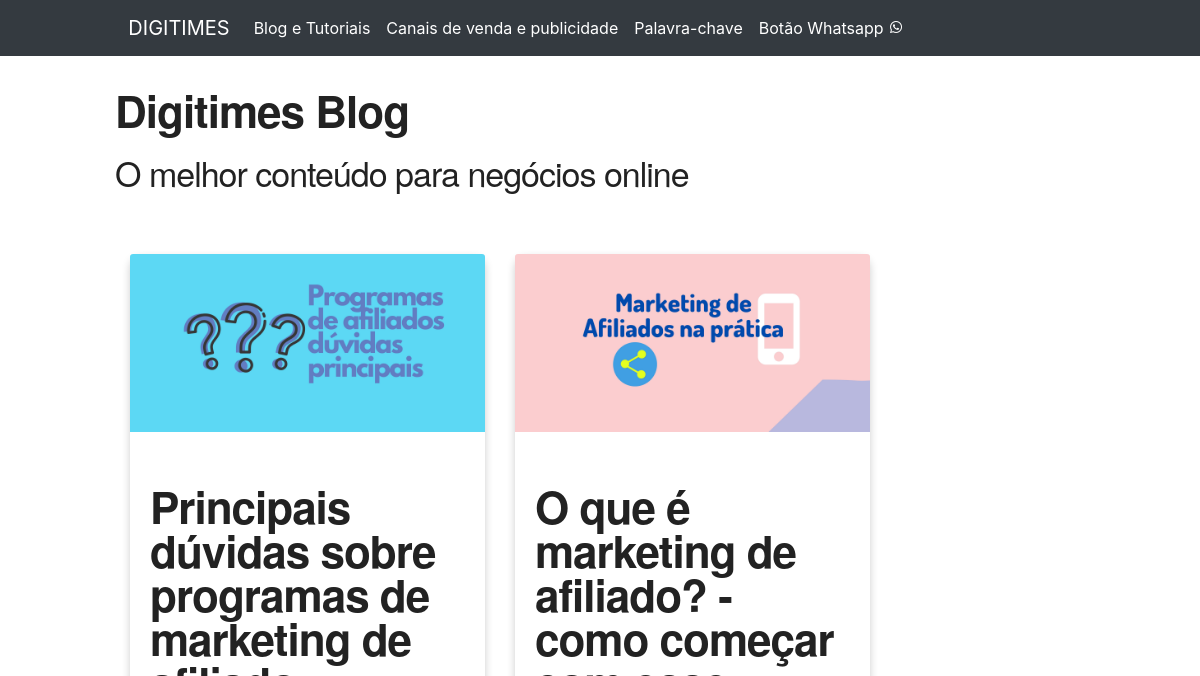
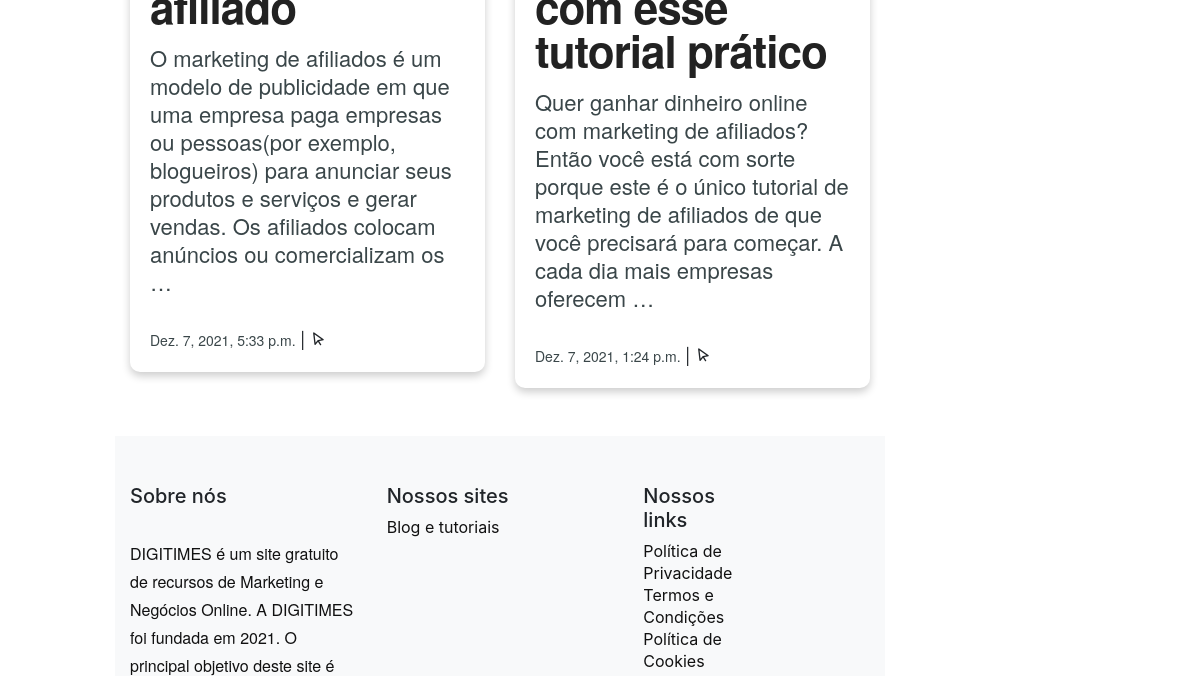
The page /blog/ (upper part) on the database as committed earlier (2 pictures, top to bottom).
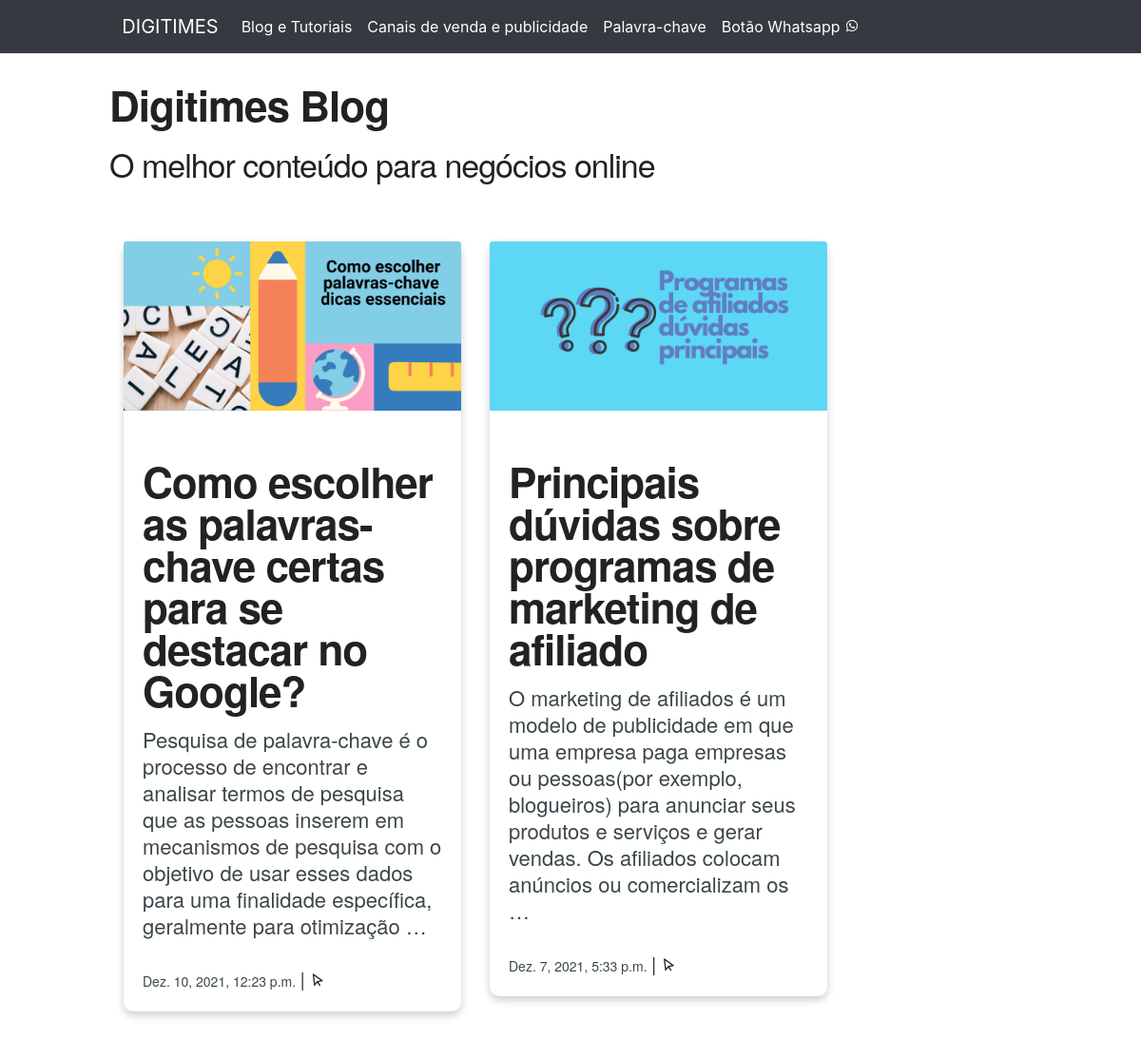
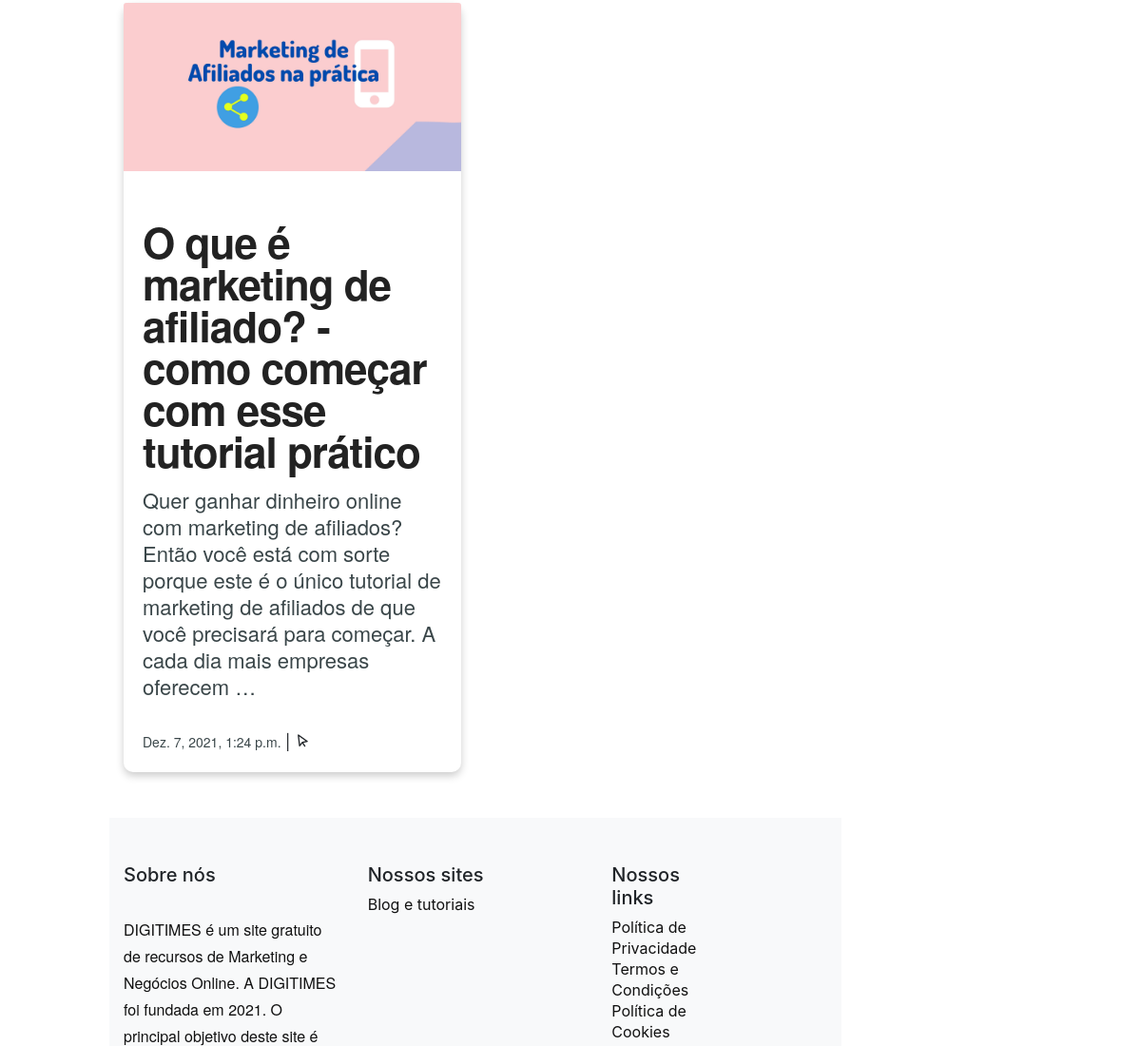
The same page on the database as committed later (2 pictures, top to bottom).
### blog/models.py (models this page shows, shortened)
class Post(models.Model):
  title = models.CharField(max_length = 255)
  photo_title = models.ImageField(upload_to='images/', blank=True)
  subheading1 = models.CharField(max_length = 255, blank=True)
  body1 = models.TextField(blank=True)
  photo_body1 = models.ImageField(upload_to='images/', blank=True)
  subheading2 = models.CharField(max_length = 255, blank=True)
  body2 = models.TextField(blank=True)
  photo_body2 = models.ImageField(upload_to='images/', blank=True)
  subheading3 = models.CharField(max_length = 255, blank=True)
  body3 = models.TextField(blank=True)
  conclusion = models.TextField(blank=True)
  post_links = models.CharField(max_length=255, blank=True)
  slug = models.SlugField(max_length=255, unique=True)
  author = models.ForeignKey(User, on_delete=models.CASCADE)
  created = models.DateTimeField(auto_now_add=True)
  updated = models.DateTimeField(auto_now=True)
  status = models.IntegerField(choices=STATUS, default=0)
  class Meta:
    ordering = ("-created",)
  def get_absolute_url(self):
    return reverse("blog:detail", kwargs={"slug":self.slug})

### blog/views.py (the view)
# urls.py: path("blog/", views.PostListView.as_view(), name=""),
class PostListView(ListView):
  queryset = Post.objects.filter(status=1).order_by('-created')
  model = Post

### blog/templates/blog/post_list.html (shortened to what this page needs)
{% extends "blog/base.html" %} {% block title %} Digitimes - Blog com Ferramentas para marketing digital para alavancar as finanças de quem tem pressa para ganhar dinheiro!  {% endblock %} {% block content %}
	<h1> Digitimes Blog</h1>
			<h3 class="font-weight-light"> O melhor conteúdo para negócios online</h3>
<article id="article">
<div class="container">
 <div class="row">
     	{% for post in post_list %}
		<div class="col-sm-6">
			<div class="card">
				<a href="{{post.get_absolute_url}}">
					<img class="card-img-top" src="{{ post.photo_title.url }}" alt="{{post.title}}">
      <div class="card-body">
          <h1 class="card-title">{{post.title}}</h1>
            </a>
          <p class="card-text">
            {{post.body1 | truncatewords:35}}</p>
          <small>{{post.created}}</small> | <i class="bx bx-pointer bx-xs"></i>
      </div>
    </div>
  </div>
  {% endfor %}
  </div>
</div>
{% endblock %}

Rows that differ between the two databases and show on the page:
added Post: photo_title (picture), title "Como escolher as palavras-chave certas para se destacar no Google?", body1 "Pesquisa de palavra-chave é o processo de encontrar e analisar termos de pesquisa que as pessoas inserem em mecanismos de pesquisa com o objetivo de usar esses dados para uma finalidade específica, geralmente para otimização …", created "Dez. 10, 2021, 12:23 p.m."
